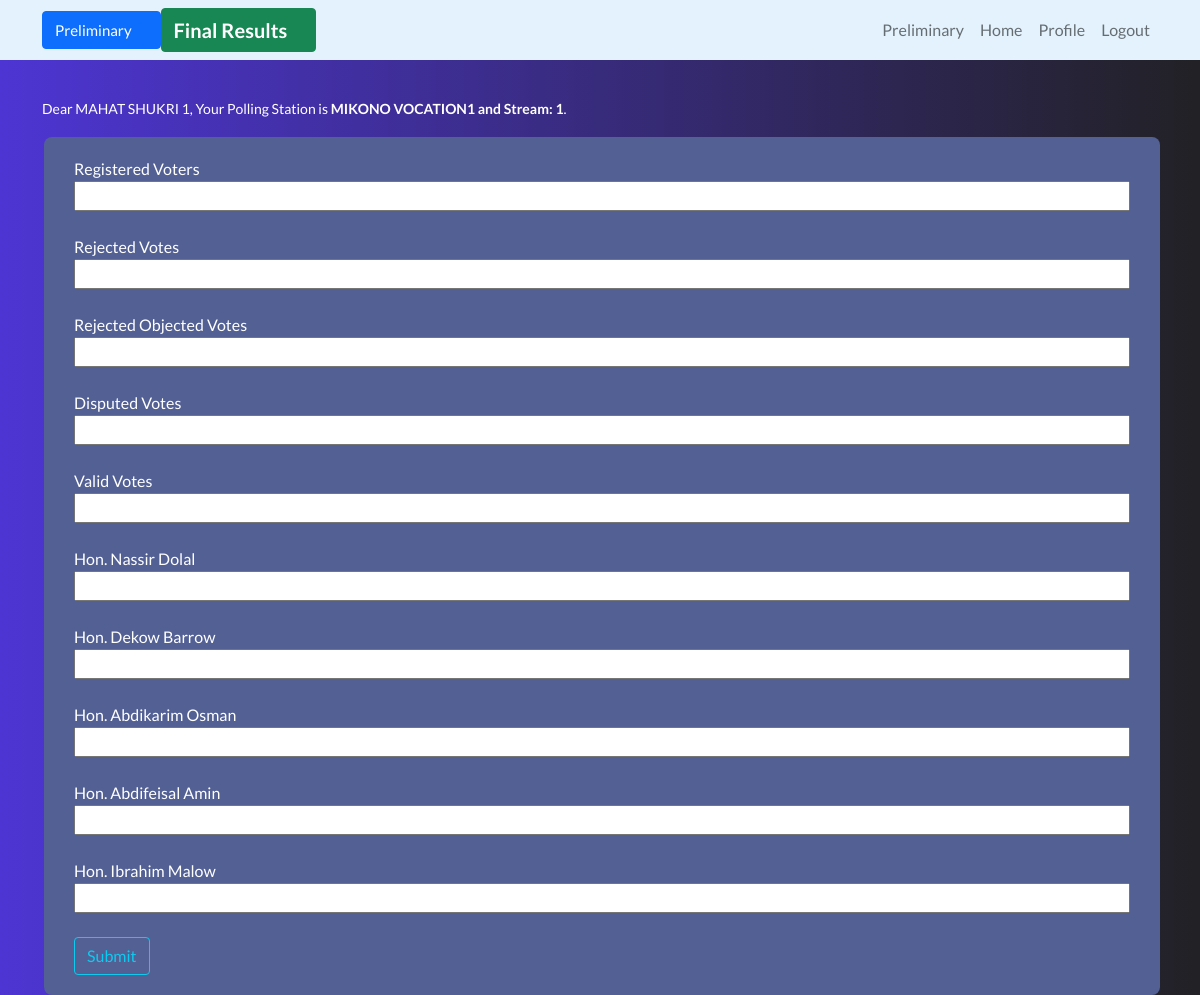
The app's page / (signed in), older data.
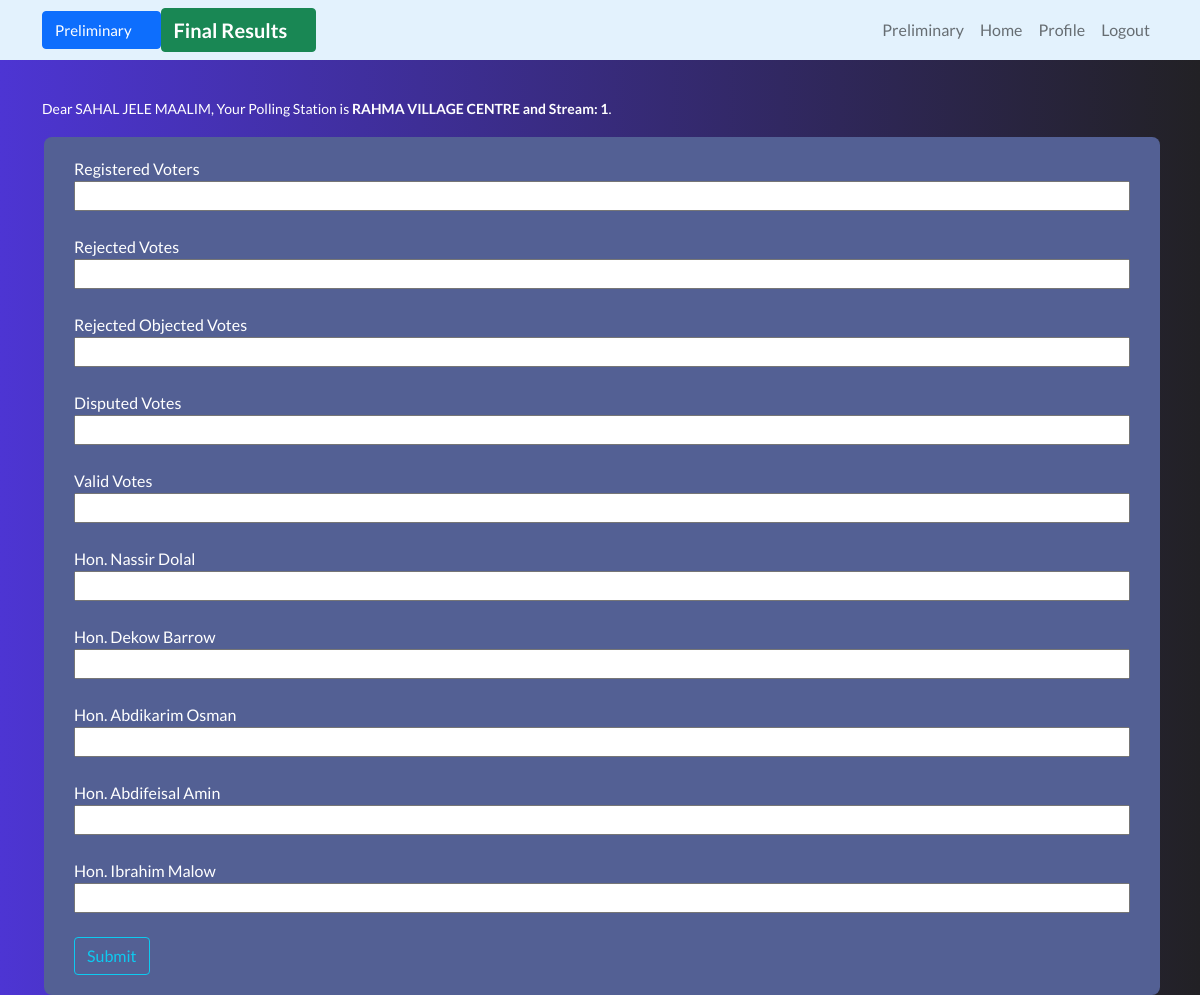
The same page, newer data.
### users/models.py (models this page shows, shortened)
class Profile(models.Model):
    user = models.OneToOneField(User, on_delete=models.CASCADE)
    ward = models.CharField(max_length=50,choices=WARDS)
    pollingStation = models.CharField(max_length=50)
    stream = models.CharField( max_length=50, choices=STREAMS)
    phone = models.CharField(max_length=50)
    fullname = models.CharField(max_length=50)
    id_number = models.CharField(max_length=50)
    role = models.CharField(max_length=50,choices=AGENT_ROLE, default='Polling Agent')

### users/views.py (the view)
# urls.py: 2. Add a URL to urlpatterns:  path('', views.home, name='home')
@login_required
def home(request):
    user = request.user
    name = Profile.objects.get(user=user)
    vote = Vote.objects.filter(sender_username=request.user.username)
    if vote:
        return render(request,'users/submitted.html',{'vote':vote})
    else:
        if request.method == 'POST':
            ward = request.POST['ward']
            sender_username = request.POST['sender_username']
            pollingStation = request.POST['pollingStation']
            stream = request.POST['stream']
            registerdVoters = request.POST['registerdVoters']
            rejected = request.POST['rejected']
            rejectedObj = request.POST['rejectedObj']
            disputed = request.POST['disputed']
            valid = request.POST['valid']
            jofle = request.POST['jofle']
            dekow = request.POST['dekow']
            osman = request.POST['osman']
            feisal = request.POST['feisal']
            malow = request.POST['malow']
            new_vote = Vote(sender_username=sender_username,ward=ward, pollingStation=pollingStation,stream=stream, registerdVoters=registerdVoters, rejected=rejected,
                            rejectedObj=rejectedObj, disputed=disputed, valid=valid, jofle=jofle, major=dekow, osman=osman,feisal=feisal,muhiadin=0,malow=malow)
            new_vote.save()
            firebaseConfig = {
                'apiKey': "AIzaSyCqMdmrITPM8x4PdMqP5T9Hcmmj5IJPH6M",
                'authDomain': "demoapp-607db.firebaseapp.com",
                'databaseURL': "https://demoapp-607db-default-rtdb.asia-southeast1.firebasedatabase.app",
                'projectId': "demoapp-607db",
                'storageBucket': "demoapp-607db.appspot.com",
                'messagingSenderId': "641799333572",
                'appId': "1:641799333572:web:fd402ab5271f9fa4d6cb91",
                'measurementId': "G-KPVXQKZ7KK"
                }
            firebase = pyrebase.initialize_app(firebaseConfig)
            db = firebase.database()
            data = {
                'time':time.ctime(),
                'ward': ward,
                'pollingStation': (pollingStation+stream),
                'registerdVoters': registerdVoters,
                'rejected': rejected,
                'rejectedObj': rejectedObj,
                'disputed': disputed,
                'valid': valid,
                'jofle': jofle,
                'dekow': dekow,
                'osman': osman,
                'malow': malow,
                'feisal': feisal,
                'muhiadin': 0
            }
            if name.role == 'pollingAgent':
                result = db.child('votes').child(pollingStation+stream).set(data)
            else:
                result = db.child('chiefAgents').child(pollingStation+stream).set(data)
            return render(request, 'users/confirm_votes.html',{'name':name})
        else:
            return render(request, 'users/home.html', {'name':name})

### users/templates/users/home.html (shortened to what this page needs)
{% extends 'users/base.html' %}
{% load crispy_forms_tags %}
{% block content %}
    {% if name.fullname %}
    <div class="container">
        <div class="register-section mt-5">
            <p style='margin-top:-10px;font-size:14px;' > Dear {{name.fullname}}, Your Polling Station is <strong>{{name.pollingStation}} and Stream: {{name.stream}}</strong>.</p>
        </div>
        <form method="POST" >
            <label>Registered Voters</label>
            <input type="number" name="registerdVoters"><br>
            <label>Rejected Votes</label>
            <input type="number" name="rejected"><br>
            <label>Rejected Objected Votes</label>
            <input type="number" name="rejectedObj"><br>
            <label>Disputed Votes</label>
            <input type="number" name="disputed"><br>
            <label>Valid Votes</label>
            <input type="number" name="valid"><br>
            <label>Hon. Nassir Dolal</label>
            <input type="number" name="jofle"><br>
            <label>Hon. Dekow Barrow</label>
            <input type="number" name="dekow"><br>
            <label>Hon. Abdikarim Osman</label>
            <input type="number" name="osman"><br>
            <label>Hon. Abdifeisal Amin</label>
            <input type="number" name="feisal"><br>
            <label>Hon. Ibrahim Malow</label>
            <input type="number" name="malow"><br>
            <div class="form-group">
                <button class="btn btn-outline-info" type="submit">Submit</button>
            </div>
        </form>
    </div>
    {%else%}
    <div class="container">
    <a href="{% url 'profile' %}">Click Here to Update your profile</a>
</div>
    {%endif%}
{% endblock content %}

### users/templates/users/base.html (shortened to what this page needs)
{% load static %}
<!DOCTYPE html>
<html lang="en">
<head>
    <link href="https://cdn.jsdelivr.net/npm/bootstrap@5.0.2/dist/css/bootstrap.min.css" rel="stylesheet">
    <link rel="stylesheet" href="{% static 'users/css/main.css' %}">
</head>
<body>
     {% if user.is_authenticated %}
        <nav class="navbar navbar-expand-lg navbar-light" style="background-color: #e3f2fd;">
            <div class="container">
                <button type="button" class="btn btn-primary"><a style="font-size: 15px;color: white;" href="{% url 'preliminary' %}" class="navbar-brand">Preliminary</a></button>
                <button type="button" class="btn btn-success"><a href="{% url 'home' %}" style="color:white ;font-weight:bold;" class="navbar-brand">Final Results</a></button>
                <div class="collapse navbar-collapse" id="navbarNav">
                    <ul class="navbar-nav ms-auto">
                        <li class="nav-item">
                            <a href="{% url 'preliminary' %}" class="nav-link">Preliminary</a>
                        </li>
                        <li class="nav-item">
                            <a href="{% url 'home' %}" class="nav-link">Home</a>
                        </li>
                        <li class="nav-item">
                            <a href="{% url 'profile' %}" class="nav-link">Profile</a>
                        </li>
                        <li class="nav-item">
                            <a href="{% url 'logout' %}" class="nav-link">Logout</a>
                        </li>
                    </ul>
                </div>
            </div>
        </nav>
    {% endif %}
    {% block content %}{% endblock %}
</body>
</html>

### users/static/users/css/main.css (style rules this page uses)
body { background-color: bisque; }

### users/templates/users/home.html (style rules this page uses)
body { background: linear-gradient(90deg, #4d35d3, #222125); color: white; font-family: 'Lato', sans-serif; }
a { color: white; font-size: 16px; }
form { position: relative; inset: 2px; border-radius: 8px; background: #536094; z-index: 10; padding: 20px 30px; display: flex; flex-direction: column; }

Row changes from the older to the newer data that the page shows:
changed Profile: fullname "MAHAT SHUKRI 1" → "SAHAL JELE MAALIM"; pollingStation "MIKONO VOCATION1" → "RAHMA VILLAGE CENTRE"
